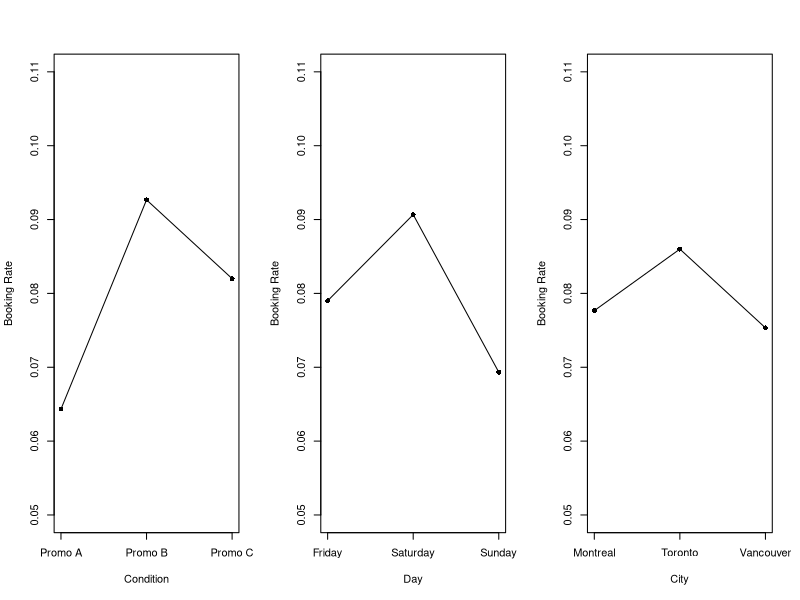

Reproduce this figure in R.
## Analyzing a Latin Square Design to Compare Proportions
library(lmtest)

## Read-in the data
setwd("/Users/nstevens/Dropbox/Teaching/STAT_430/Spring_2020/R Stuff/")
uber <- read.csv("uber-lsd.csv", header = TRUE)

## Response by condition
mean.df <- aggregate(x = uber$Y, by = list(Promo = uber$Promo), FUN = mean)
mean.df
par(mfrow=c(1,3))
mean.df <- aggregate(x = uber$Y, by = list(Promo = uber$Promo), FUN = mean)
plot(x = 1:3, y = mean.df$x, xlab = "Condition", ylab = "Booking Rate", pch = 16, xaxt = "n", ylim = c(0.05, 0.11))
lines(x = 1:3, y = mean.df$x)
axis(side = 1, at = 1:3, labels = c("Promo A", "Promo B", "Promo C"))

## Response by day
mean.nf1 <- aggregate(x = uber$Y, by = list(Day = uber$Day), FUN = mean)
plot(x = 1:3, y = mean.nf1$x, xlab = "Day", ylab = "Booking Rate", pch = 16, xaxt = "n", ylim = c(0.05, 0.11))
lines(x = 1:3, y = mean.nf1$x)
axis(side = 1, at = 1:3, labels = c("Friday", "Saturday", "Sunday"))

## Response by city
mean.nf2 <- aggregate(x = uber$Y, by = list(City = uber$City), FUN = mean)
plot(x = 1:3, y = mean.nf2$x, xlab = "City", ylab = "Booking Rate", pch = 16, xaxt = "n", ylim = c(0.05, 0.11))
lines(x = 1:3, y = mean.nf2$x)
axis(side = 1, at = 1:3, labels = c("Montreal", "Toronto", "Vancouver"))

## Fit the appropriate logistic regression model and perform the relevant LR-tests
full <- glm(Y ~ Promo + Day + City, family = binomial(link = "logit"), data = uber)
summary(full)

## Likelihood Ratio Tests
red1 <- glm(Y ~ Day + City, family = binomial(link = "logit"), data = uber) 
red2 <- glm(Y ~ Promo + City, family = binomial(link = "logit"), data = uber) 
red3 <- glm(Y ~ Promo + Day, family = binomial(link = "logit"), data = uber) 
red4 <- glm(Y ~ Promo, family = binomial(link = "logit"), data = uber) 


# Is there a difference in expected response between conditions?
lrtest(red1, full)

# Was it necessary to block by day?
lrtest(red2, full)

# Was it necessary to block by city?
lrtest(red3, full)

# Was it necessary to block at all?
lrtest(red4, full)

